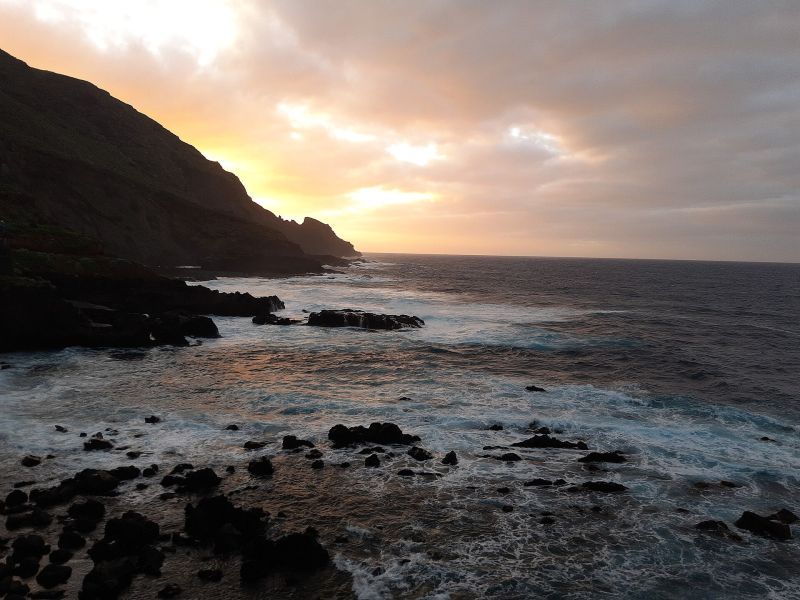
#> input picture web/examples/backlit-coast.jpg, 1600 x 1200 px (shown at 1/2 size); its folder holds only this picture in this run
$ python -i analyzer.py   (imports and definitions only)   (older library calls are emulated)
#> lines starting #> are read from the running program, lines starting #| are printed output that depends on the picture
### photofix/imageio.py
"""Image decoding/encoding. All images inside the pipeline are float32 RGB in [0, 1], shape (H, W, 3)."""

import io

import cv2
import numpy as np
from PIL import Image, ImageOps
from pillow_heif import register_heif_opener

register_heif_opener()  # iPhone photos (HEIC/HEIF)
#> (this line was passed over: pillow_heif is not available in this run)

BROWSER_FORMATS = {"JPEG", "MPO", "PNG", "WEBP", "GIF", "BMP"}


def image_format(data: bytes) -> str | None:
    return Image.open(io.BytesIO(data)).format


# [7 lines left out: function load_image, not called in this run]


def load_path(path) -> np.ndarray:
    with open(path, "rb") as f:
        return load_image(f.read())[0]


def to_uint8(rgb: np.ndarray) -> np.ndarray:
    return (np.clip(rgb, 0.0, 1.0) * 255.0 + 0.5).astype(np.uint8)


# [4 lines left out: function encode_jpeg, not called in this run]


def resize_max_side(rgb: np.ndarray, max_side: int) -> np.ndarray:
    """Downscale so the longest side is at most max_side (never upscales)."""
    h, w = rgb.shape[:2]
    scale = max_side / max(h, w)
    if scale >= 1.0:
        return rgb
    return cv2.resize(rgb, (round(w * scale), round(h * scale)), interpolation=cv2.INTER_AREA)


# [5 lines left out: function center_crop, not called in this run]

### photofix/analyzer.py
"""Stage A (baseline): classical defect analyzer.

Scores each defect in [0, 1] (0 = no problem, 1 = severe). These hand-tuned heuristics are the
baseline that the deep-learning analyzer must beat on the evaluation harness. When a trained model is
passed (`analyze(rgb, net=DLAnalyzer(...))`) its scores replace the heuristic ones; the image statistics
are always computed here, because `plan_edits` uses them to decide how much to correct.
"""

from dataclasses import dataclass, field
from typing import Protocol

import cv2
import numpy as np

from photofix.imageio import center_crop, resize_max_side

DEFECTS = ("underexposure", "overexposure", "low_contrast", "harsh_shadows", "color_cast", "noise", "blur")

PREVIEW_SIDE = 1024
NOISE_CROP = 1024


class ScoreModel(Protocol):
    name: str

    def predict(self, rgb: np.ndarray) -> dict[str, float]: ...


@dataclass
class Analysis:
    scores: dict[str, float]
    stats: dict[str, float] = field(default_factory=dict)
    source: str = "classical"

    def defects(self, threshold: float = 0.5) -> list[str]:
        return [name for name, score in self.scores.items() if score >= threshold]

    def to_dict(self) -> dict:
        return {"scores": self.scores, "stats": self.stats, "defects": self.defects(), "source": self.source}


def luminance(rgb: np.ndarray) -> np.ndarray:
    return rgb @ np.array([0.2126, 0.7152, 0.0722], dtype=np.float32)


def _ramp(x: float, lo: float, hi: float) -> float:
    """Linear 0 -> 1 as x goes from lo to hi, clamped."""
    return float(np.clip((x - lo) / (hi - lo), 0.0, 1.0))


# [66 lines left out: functions estimate_noise_sigma, estimate_illuminant, analyze, not called in this run]

>>> import cv2
>>> picture = cv2.imread('../web/examples/backlit-coast.jpg')
#> picture is the input picture: shape (1200, 1600, 3); mean B, G, R 95.3, 100.1, 108.3
>>> result = analyze(picture)
#> in analyze, `rgb = np.clip(rgb, 0.0, 1.0)`:
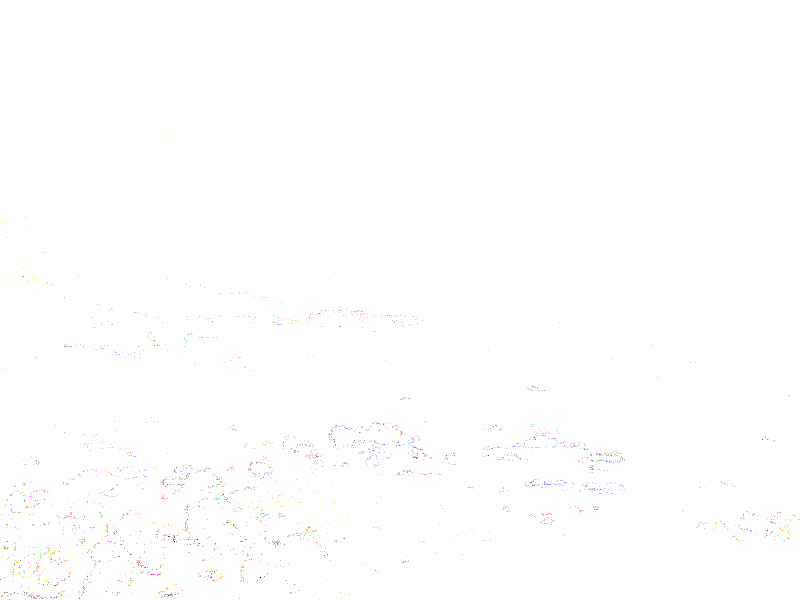
#> rgb: shape (1200, 1600, 3) float64 (shown at 1/2 size); mean of channels 0, 1, 2 0.998, 0.998, 0.999; drawn as B, G, R
#> in resize_max_side, `return cv2.resize(rgb, (round(w * scale), round(h * scale)), interpola..`:
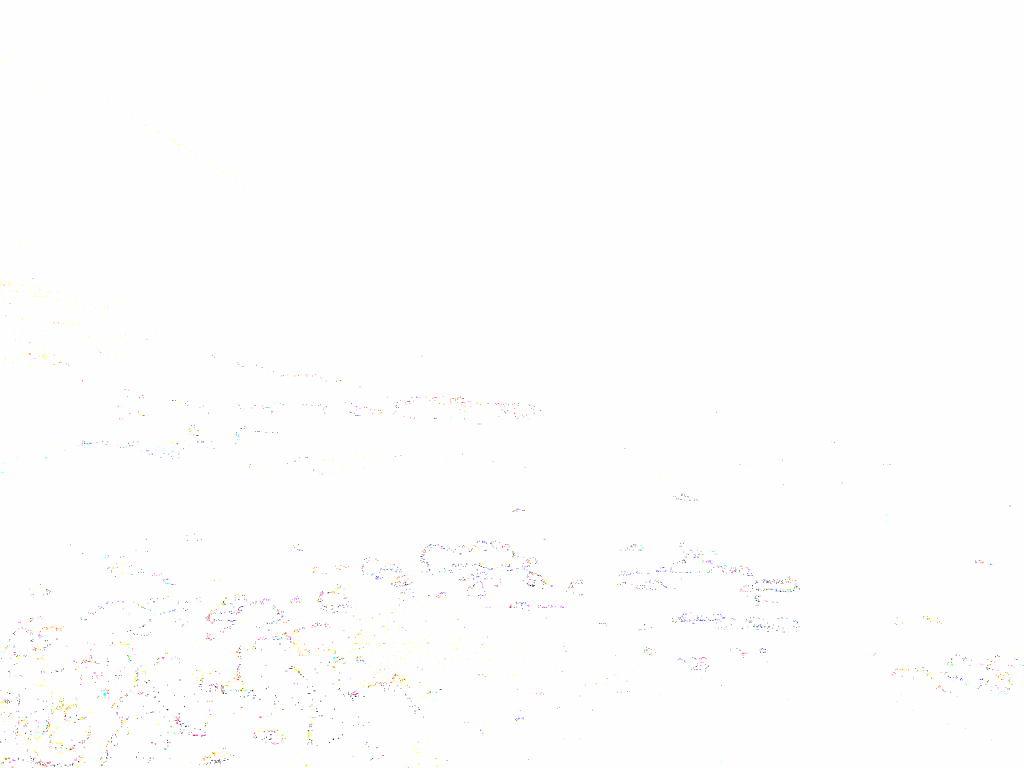
#> returned value: shape (768, 1024, 3) float64; mean of channels 0, 1, 2 0.998, 0.998, 0.999; drawn as B, G, R
#> in analyze, `p1, p50, p99 = (float(v) for v in np.percentile(y, [1, 50, 99]))`: p1 = 0.97; p50 = 1
#> in analyze, `dark_frac = float((y < 0.08).mean())`: dark_frac = 0
#> in analyze, `clipped_frac = float((y > 0.97).mean())`: clipped_frac = 0.99
#> (the run stopped early here; a loop or call above may not have finished)

$ run again, on web/examples/diner.jpg
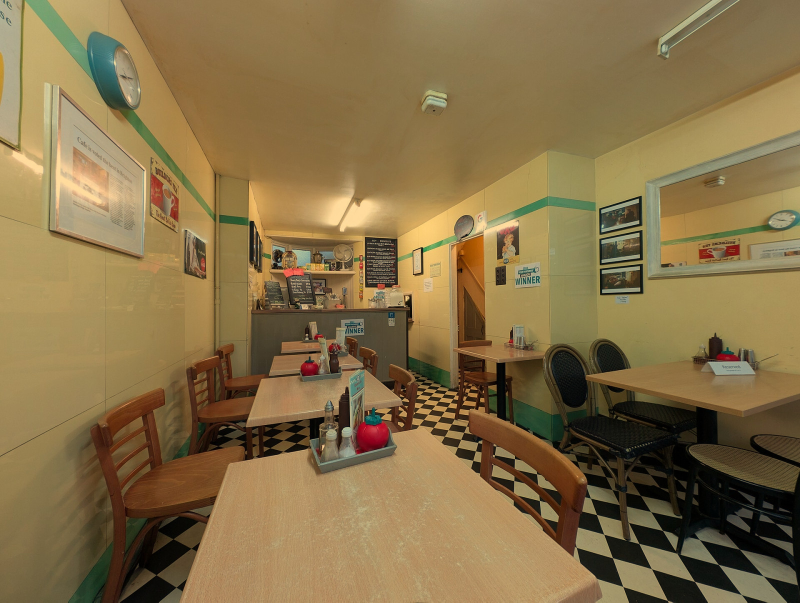
#> input picture web/examples/diner.jpg, 1600 x 1205 px (shown at 1/2 size)
#> picture is the input picture: shape (1205, 1600, 3); mean B, G, R 72.1, 112.3, 134
#> in analyze, `rgb = np.clip(rgb, 0.0, 1.0)`:
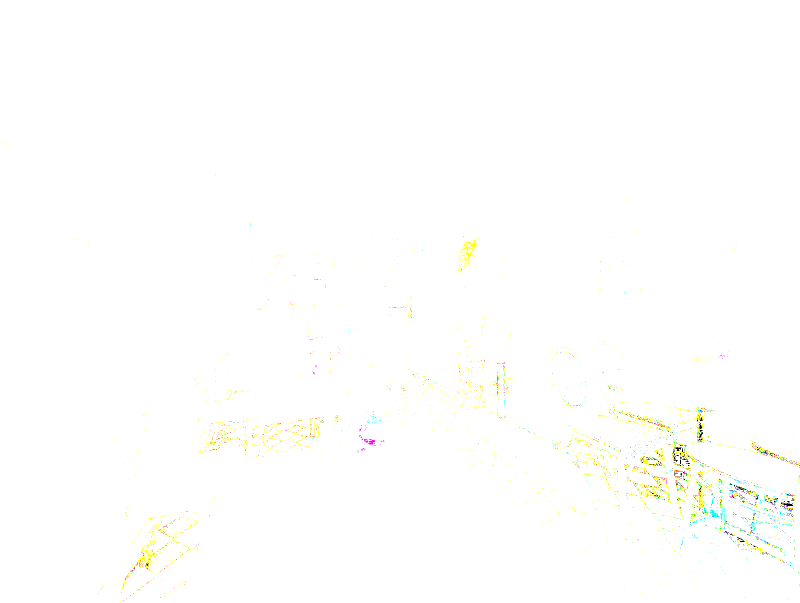
#> rgb: shape (1205, 1600, 3) float64 (shown at 1/2 size); mean of channels 0, 1, 2 0.993, 0.998, 0.998; drawn as B, G, R
#> in luminance, `return rgb @ np.array([0.2126, 0.7152, 0.0722], dtype=np.float32)`:
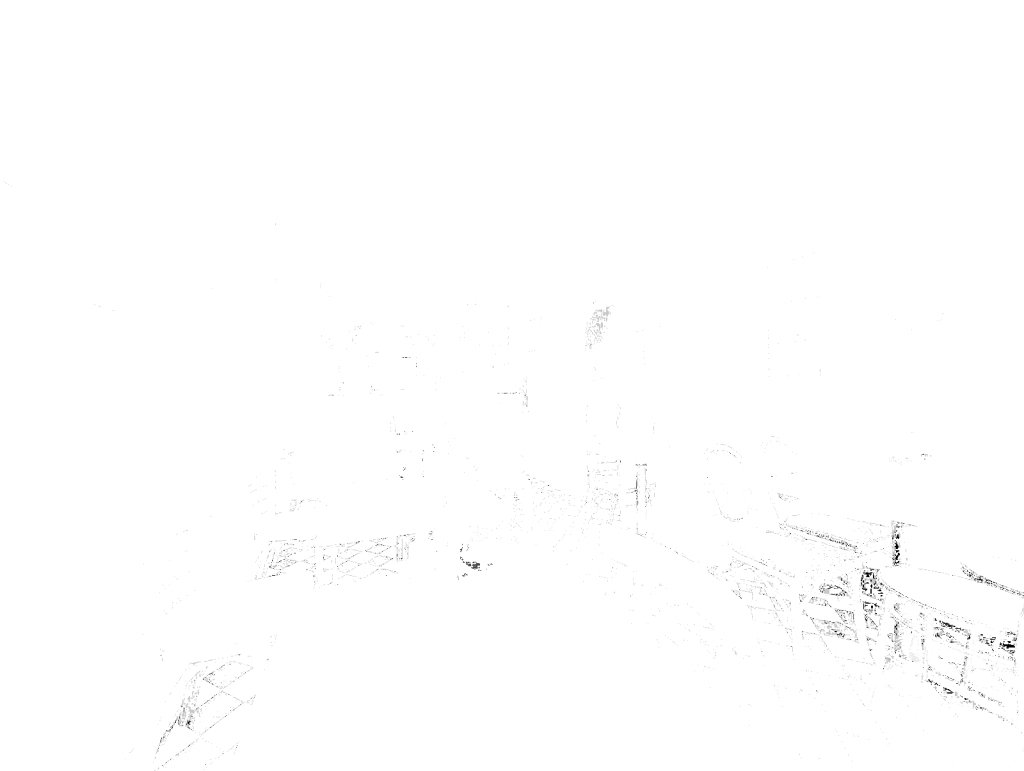
#> returned value: shape (771, 1024) float64; min 0, max 1, mean 0.997
#> p1 = 0.918; p50 = 1
#> dark_frac = 8.74e-05
#> clipped_frac = 0.983
